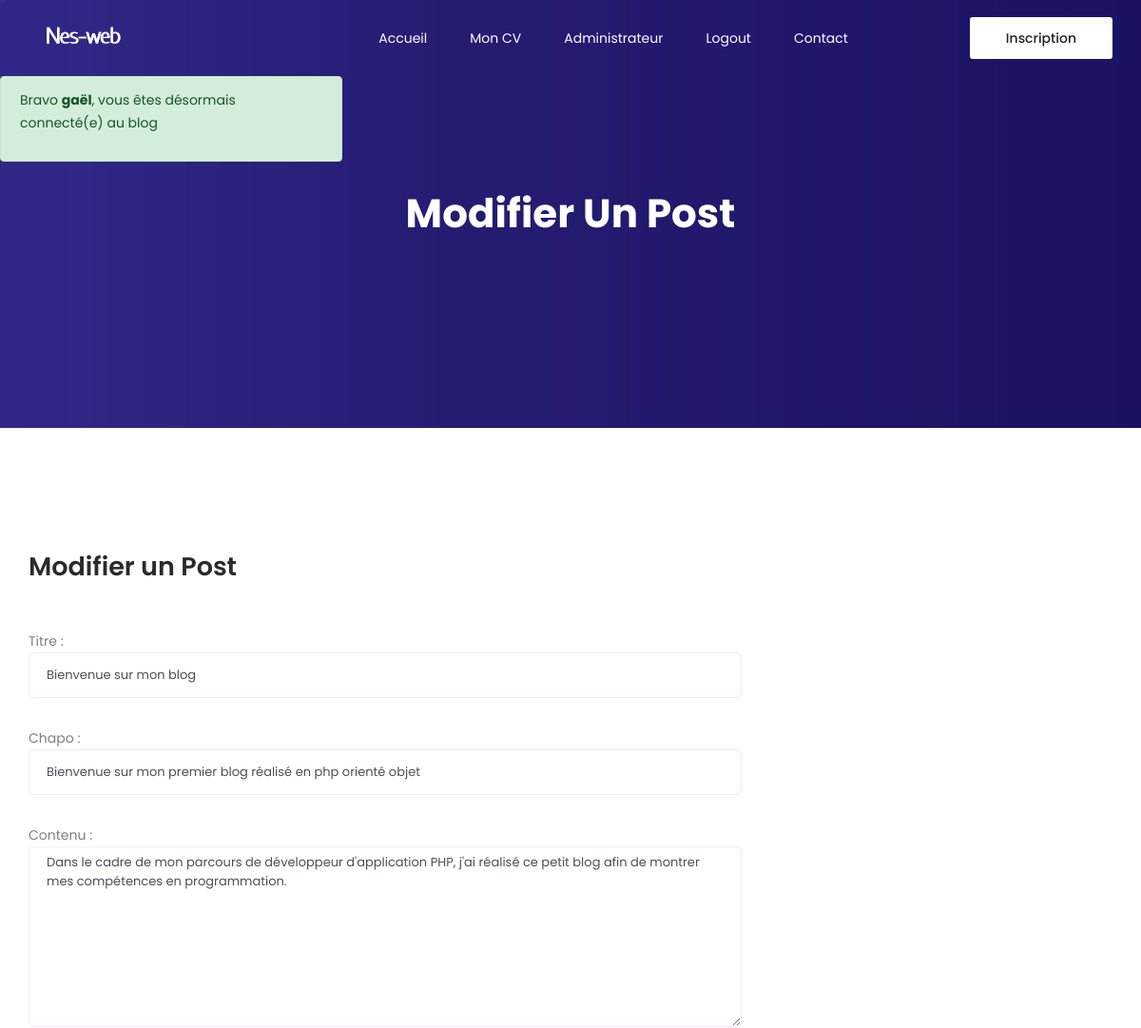
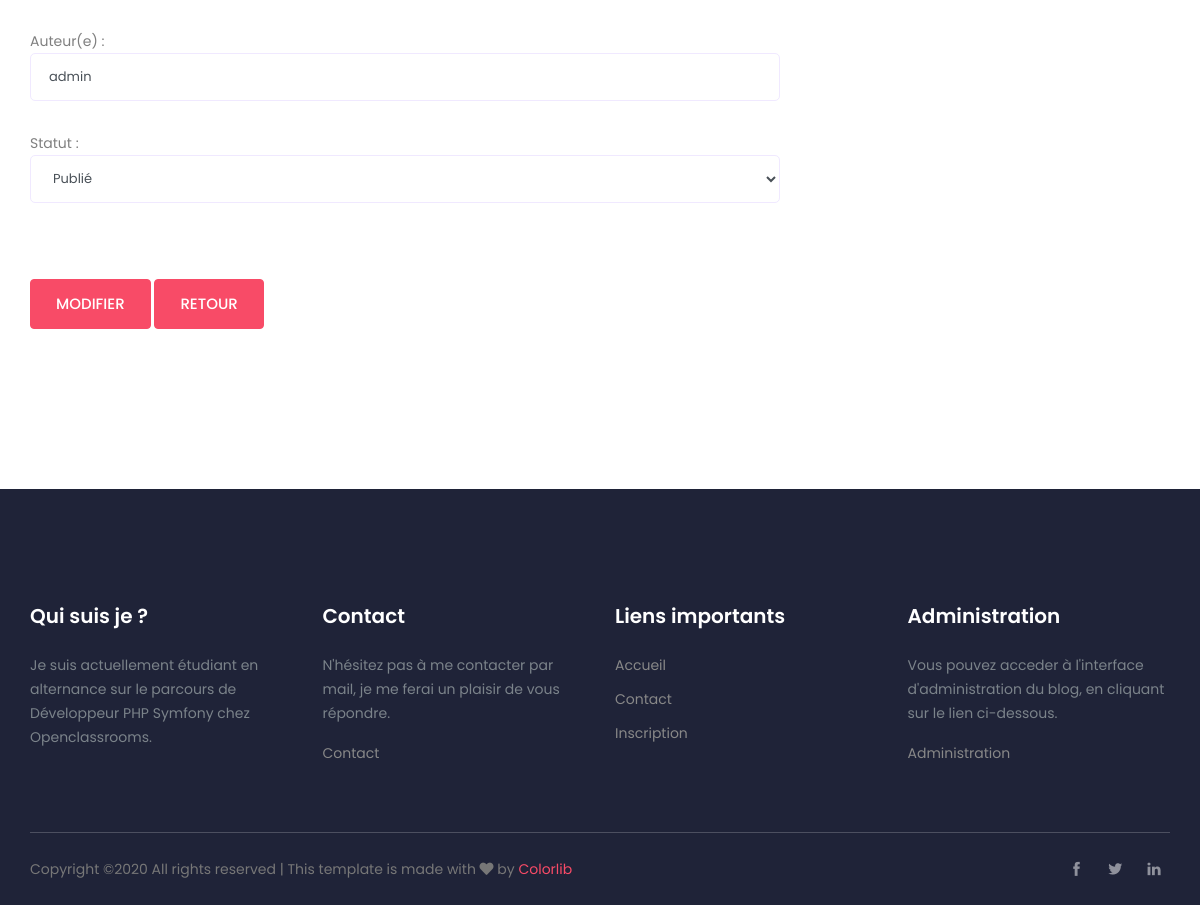
Page /index.php?controller=Post&action=modifier&id=7 (signed in) on the committed database (2 pictures, top to bottom).
### tables this page shows
CREATE TABLE IF NOT EXISTS `post` (
  `id` int(11) NOT NULL AUTO_INCREMENT,
  `title` varchar(100) NOT NULL,
  `standfirst` varchar(200) NOT NULL,
  `content` text NOT NULL,
  `author` varchar(50) NOT NULL,
  `creationDate` date NOT NULL,
  `modificationDate` date DEFAULT NULL,
  `published` varchar(45) NOT NULL,
  `userId` int(11) NOT NULL,
  PRIMARY KEY (`id`),
  KEY `fk_post_utilisateur_idx` (`userId`)
);

### models/Renderer.php (called while the page is built, shortened)
<?php
class Renderer
{
    public static function render(string $path, array $var = []): void
    {
        extract($var);
        require('views/' . $path . '.view.php');
    }
}

### controllers/Post.php (called while the page is built, shortened)
<?php
class Post extends \controllers\Controller
{
    function modifier()
    {
        $id = filter_input(INPUT_GET, 'id', FILTER_VALIDATE_INT);
        $manager = new $this->modelManager;
        $post = $manager->get($id);
        \models\Renderer::render("updatePost", compact('post'));
    }
}

### models/Router.php (called while the page is built, shortened)
<?php
Class Router{
    public static function invoke(){
        if(!empty($_GET['action'])){
            $action = $_GET['action'];
        }
        else {$action="accueil";}
        $controller = new $controllerName();
        $controller->$action();
    }
}

### index.php (called while the page is built)
<?php
require('autoload.php');
\models\Router::invoke();

### models/managers/PostManager.php (called while the page is built, shortened)
<?php
class PostManager extends \models\Database
{
  protected $db;
  public function setDb(\PDO $db)
  {
    $this->db = $db;
  }
  public function get($id)
  {
    $id = (int) $id;
    $query = $this->db->prepare('SELECT id, title, standfirst, content, author, date_format(creationDate,"%d/%m/%Y") AS creationDate,
                                    date_format(modificationDate,"%d/%m/%Y") AS modificationDate, published, userId FROM post WHERE id = ' . $id);
    $query->execute();
    if ($query->rowCount() != 1) {
      return false;
    } else {
      $donnees = $query->fetch(\PDO::FETCH_ASSOC);
      return new \models\Post($donnees);
    }
  }
}

### autoload.php (called while the page is built, shortened)
<?php
spl_autoload_register(function($className){
    $className = str_replace("\\","/",$className);
});

### models/Model.php (called while the page is built, shortened)
<?php
abstract class Model
{
    public function hydrate(array $donnees)
    {
        foreach ($donnees as $key => $value) {
            $method = 'set' . ucfirst($key);
        }
    }
}

### models/Post.php (called while the page is built, shortened)
<?php
class Post extends Model
{
    protected $title;
    protected $standfirst;
    protected $content;
    protected $author;
    protected $published;
    function getTitle()
    {
        return $this->title;
    }
    function getStandfirst()
    {
        return $this->standfirst;
    }
    function getContent()
    {
        return $this->content;
    }
    function getAuthor()
    {
        return $this->author;
    }
    function getPublished()
    {
        return $this->published;
    }
    function setTitle($title)
    {
        $this->title = $title;
    }
    function setStandfirst($standfirst)
    {
        $this->standfirst = $standfirst;
    }
    function setContent($content)
    {
        $this->content = $content;
    }
    function setAuthor($author)
    {
        $this->author = $author;
    }
    function setPublished($published)
    {
        $this->published = $published;
    }
}

### views/updatePost.view.php (the view, shortened to what this page needs)
<section class="hero-banner d-flex align-items-center">
  <div class="container text-center">
    <h2>Modifier un Post</h2>
  </div>
</section>
<section class="contact-section area-padding">
  <div class="container">
    <div class="row">
      <div class="col-12">
        <h2 class="contact-title">Modifier un Post</h2>
      </div>
      <div class="col-lg-8">
        <form class="form-contact contact_form" method="post" action="index.php?controller=Post&action=modifierPost">
          <div class="row">
            <div class="col-12">
            </div>
            <div class="col-12">
              <div class="form-group">
                Titre : <input class="form-control" type="text" name="title" value="<?= $post->getTitle(); ?>">
              </div>
            </div>
            <div class="col-12">
              <div class="form-group">
                Chapo : <input class="form-control" type="text" name="standfirst" value="<?= $post->getStandfirst(); ?>">
              </div>
            </div>
            <div class="col-12">
              <div class="form-group">
                Contenu : <textarea class="form-control w-100" name="content" cols="30" rows="9"><?= $post->getContent(); ?></textarea>
              </div>
            </div>
            <div class="col-12">
              <div class="form-group">
                Auteur(e) : <input class="form-control" type="text" name="author" value="<?= $post->getAuthor(); ?>">
              </div>
            </div>
            <div class="col-12">
              <div class="form-group">
                Statut : <select class="form-control" name="published">
                  <option value="Publié" <?php if ($post->getPublished() == "Publié") {
                                            echo "selected";
                                          } ?>>Publié</option>
                </select>
              </div>
            </div>
            <div class="col-12">
            </div>
          </div>
          <div class="form-group mt-3">
            <input type="submit" class="button button-contactForm" name="modifier" value="Modifier">
            <input type="button" class="button button-contactForm" value="Retour" onClick="document.location.href = document.referrer" />
          </div>
        </form>
      </div>
    </div>
  </div>
</section>

### rows in the picture
post: title "Bienvenue sur mon blog", standfirst "Bienvenue sur mon premier blog réalisé en php orienté objet", content "Dans le cadre de mon parcours de développeur d'application PHP, j'ai réalisé ce petit blog afin de montrer mes compétences en programmation.", author "admin", published "Publié"

### other values in the picture
$message "Bravo gaël , vous êtes désormais connecté(e) au blog"
